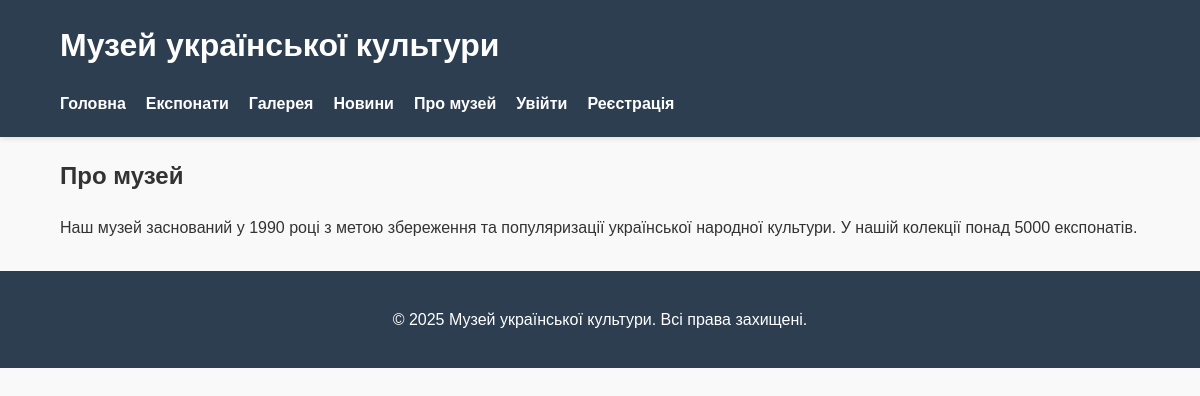
The app's page /index.php?page=about with its own data.
### tables this page shows
CREATE TABLE `pages` (
  `id` int NOT NULL,
  `title` varchar(255) NOT NULL,
  `slug` varchar(100) NOT NULL,
  `content` text NOT NULL,
  `created_at` timestamp NULL DEFAULT CURRENT_TIMESTAMP
);

### classes/Page.php (called while the page is built, shortened)
<?php
class Page {
    private $db;
    public function __construct(Database $db) {
        $this->db = $db;
    }
    public function getPage($slug) {
        $stmt = $this->db->prepare("SELECT id, title, slug, content FROM pages WHERE slug = ?");
        $stmt->bind_param("s", $slug);
        $stmt->execute();
        $result = $stmt->get_result();
        return $result->fetch_assoc();
    }
}
?>

### classes/Database.php (called while the page is built, shortened)
<?php
class Database {
    private $connection;
    public function __construct() {
        $this->connection = new mysqli(DB_HOST, DB_USER, DB_PASS, DB_NAME);
        $this->connection->set_charset("utf8mb4");
    }
    public function prepare($sql) {
        return $this->connection->prepare($sql);
    }
}
?>

### templates/page.php (the view, shortened to what this page needs)
<article class="page-content">
    <h2><?= htmlspecialchars($about_page['title']) ?></h2>
    <div class="page-text">
        <?= nl2br(htmlspecialchars($about_page['content'])) ?>
    </div>
</article>

### assets/css/style.css (style rules this page uses)
body { font-family: 'Arial', sans-serif; line-height: 1.6; margin: 0; padding: 0; color: #333; background-color: #f9f9f9; }

### records on screen
pages: title "Про музей", content "Наш музей заснований у 1990 році з метою збереження та популяризації української народної культури. У нашій колекції понад 5000 експонатів."

### other values on screen
SITE_TITLE "Музей української культури"
